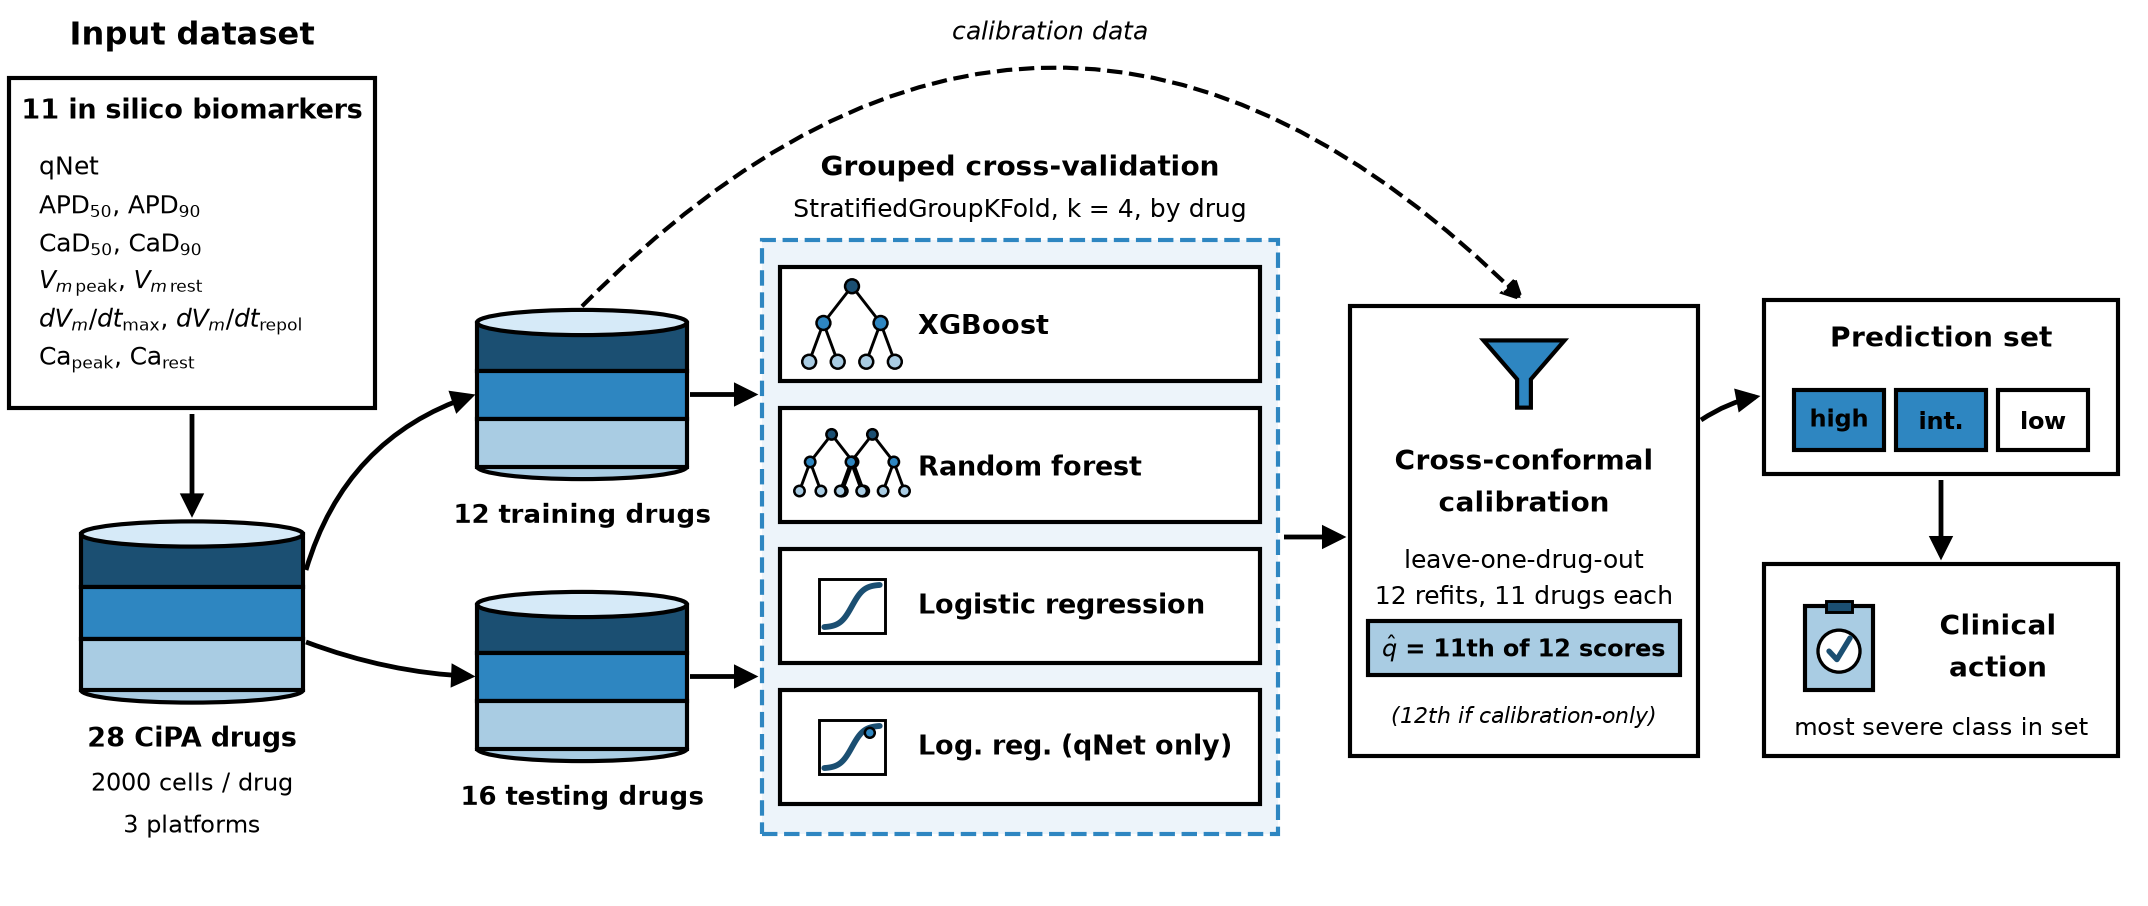

Reproduce this figure in Python.
"""Fig. 1 - Pipeline diagram, v9.

Changes vs v8
-------------
0. First classifier is now XGBoost (was: stacking RF + XGB).  The neural-net
   glyph is replaced by a single boosted-tree glyph -- one model, not an
   ensemble of two.  Everything else is byte-identical to v8.

Carried over from v7 -> v8
--------------------------
1. Cylinder captions are now placed by a helper that reserves a guaranteed
   gap below the bottom ellipse (no more "12 training drugs" touching the drum).
2. Every arrow lands on the *edge* of its target with a tangent that points
   INTO the target (no more grazing).  Feeder arrows into the CV block and
   into the calibration block are horizontal, so the head is unambiguous.
3. Vertical rhythm reworked: the two drums sit exactly in the gutters of the
   model stack, so the horizontal feeds never collide with a model box.
4. pdf.fonttype = 42 -> TrueType embedded + subsetted (IEEE PDF eXpress).
"""

import numpy as np
import matplotlib
matplotlib.use("Agg")
matplotlib.rcParams["pdf.fonttype"] = 42   # embed TrueType, not Type-3
matplotlib.rcParams["ps.fonttype"] = 42
import matplotlib.pyplot as plt
from matplotlib.patches import (FancyArrowPatch, Ellipse, Rectangle,
                                Polygon, Circle)

NAVY, MID, LITE, PALE = "#1B4F72", "#2E86C1", "#A9CCE3", "#EDF4FA"
INK = "#000000"
LW = 1.0
CYL_RY = 0.042          # semi-minor axis of the cylinder end-caps

FIG_W, FIG_H = 7.16, 3.02
fig = plt.figure(figsize=(FIG_W, FIG_H))
ax = fig.add_axes([0, 0, 1, 1])
ax.set_xlim(0, FIG_W); ax.set_ylim(0, FIG_H); ax.axis("off")


# ---------------------------------------------------------------- primitives
def cylinder(cx, cy, w, h):
    rx = w / 2
    y = cy + h / 2
    for fc, fr in ((NAVY, 0.34), (MID, 0.33), (LITE, 0.33)):
        bh = h * fr
        ax.add_patch(Rectangle((cx - rx, y - bh), w, bh, facecolor=fc,
                               edgecolor=INK, linewidth=LW, zorder=4))
        y -= bh
    ax.add_patch(Ellipse((cx, cy - h/2), w, CYL_RY*2, facecolor=LITE,
                         edgecolor=INK, linewidth=LW, zorder=3))
    ax.add_patch(Ellipse((cx, cy + h/2), w, CYL_RY*2, facecolor="#D6EAF8",
                         edgecolor=INK, linewidth=LW, zorder=6))


def sbox(x, y, w, h, fc, z=4, ls="-", lw=LW, ec=INK):
    ax.add_patch(Rectangle((x, y), w, h, facecolor=fc, edgecolor=ec,
                           linewidth=lw, linestyle=ls, zorder=z))


def txt(x, y, s, size, weight="normal", ha="center", va="center",
        ls=1.3, z=8, style="normal"):
    return ax.text(x, y, s, ha=ha, va=va, fontsize=size, color=INK,
                   fontweight=weight, linespacing=ls, zorder=z, style=style)


def caption(cx, cy, h, s, size=6.3, gap=0.07):
    """Caption under a cylinder, with a guaranteed `gap` (inches) of air."""
    y = cy - h/2 - CYL_RY - gap - 0.5 * (size / 72.0) * 1.16
    txt(cx, y, s, size, "bold")
    return y


def arrow(x0, y0, x1, y1, rad=0.0, dashed=False, lw=1.15, z=7):
    ax.add_patch(FancyArrowPatch(
        (x0, y0), (x1, y1), arrowstyle="-|>", mutation_scale=10,
        linewidth=lw, color=INK, zorder=z, shrinkA=0, shrinkB=0,
        joinstyle="miter", capstyle="butt",
        linestyle="--" if dashed else "-",
        connectionstyle=f"arc3,rad={rad}"))


# -------------------------------------------------------------------- icons
def tree_icon(cx, cy, s):
    n = [(0, 1), (-.7, .1), (.7, .1), (-1.05, -.85), (-.35, -.85),
         (.35, -.85), (1.05, -.85)]
    for a, b in ((0, 1), (0, 2), (1, 3), (1, 4), (2, 5), (2, 6)):
        ax.plot([cx+n[a][0]*s, cx+n[b][0]*s], [cy+n[a][1]*s, cy+n[b][1]*s],
                color=INK, lw=0.7, zorder=8, solid_capstyle="round")
    for (px, py), fc in zip(n, [NAVY, MID, MID, LITE, LITE, LITE, LITE]):
        ax.add_patch(Circle((cx+px*s, cy+py*s), 0.17*s, facecolor=fc,
                            edgecolor=INK, linewidth=0.6, zorder=9))


def forest_icon(cx, cy, s):
    tree_icon(cx - 0.40*s, cy, s*0.60)
    tree_icon(cx + 0.40*s, cy, s*0.60)


def boost_icon(cx, cy, s):
    """Single tree -> one boosted-tree model, not an ensemble of models.

    Drawn at ~1.4x the scale of one forest tree so that at print size the
    contrast with the Random-forest box reads as one-vs-many, not as a
    smaller copy of the same glyph.  The tree spans -0.85s..+1.0s in y, so
    nudge it down to sit optically centred inside the box.
    """
    tree_icon(cx, cy - 0.075*s, s)


def sigmoid_icon(cx, cy, s, dot=False):
    ax.add_patch(Rectangle((cx-s, cy-s*0.82), s*2, s*1.64, facecolor="white",
                           edgecolor=INK, linewidth=0.7, zorder=8))
    t = np.linspace(-0.84, 0.84, 60)
    y = 1/(1+np.exp(-5.5*t))
    ax.plot(cx+t*s, cy+(y-0.5)*1.30*s, color=NAVY, lw=1.4, zorder=9,
            solid_capstyle="round")
    if dot:
        ax.add_patch(Circle((cx+0.54*s, cy+0.43*s), 0.15*s, facecolor=MID,
                            edgecolor=INK, linewidth=0.6, zorder=10))


def funnel_icon(cx, cy, s):
    ax.add_patch(Polygon([(cx-s, cy+s*.78), (cx+s, cy+s*.78),
                          (cx+s*.17, cy-s*.18), (cx+s*.17, cy-s*.88),
                          (cx-s*.17, cy-s*.88), (cx-s*.17, cy-s*.18)],
                         closed=True, facecolor=MID, edgecolor=INK,
                         linewidth=LW, zorder=8))


def clipboard_icon(cx, cy, s):
    ax.add_patch(Rectangle((cx-s*.64, cy-s*.80), s*1.28, s*1.60,
                           facecolor=LITE, edgecolor=INK, linewidth=LW, zorder=8))
    ax.add_patch(Rectangle((cx-s*.24, cy+s*.68), s*.48, s*.22, facecolor=NAVY,
                           edgecolor=INK, linewidth=0.7, zorder=9))
    ax.add_patch(Circle((cx, cy-s*.06), s*.40, facecolor="white",
                        edgecolor=INK, linewidth=0.8, zorder=9))
    ax.plot([cx-s*.19, cx-s*.04, cx+s*.21], [cy-s*.06, cy-s*.22, cy+s*.19],
            color=NAVY, lw=1.3, zorder=10, solid_capstyle="round",
            solid_joinstyle="round")


# ============================================================ STAGE 1 : data
X1 = 0.64
txt(X1, 2.90, "Input dataset", 7.6, "bold")

BM_X, BM_W, BM_Y, BM_H = 0.03, 1.22, 1.66, 1.10
sbox(BM_X, BM_Y, BM_W, BM_H, "white")
txt(X1, 2.66, "11 in silico biomarkers", 6.4, "bold")
bl = ["qNet", r"APD$_{50}$, APD$_{90}$", r"CaD$_{50}$, CaD$_{90}$",
      r"$V_{m\,\mathrm{peak}}$, $V_{m\,\mathrm{rest}}$",
      r"$dV_m/dt_{\mathrm{max}}$, $dV_m/dt_{\mathrm{repol}}$",
      r"Ca$_{\mathrm{peak}}$, Ca$_{\mathrm{rest}}$"]
for i, b in enumerate(bl):
    txt(BM_X + 0.10, 2.46 - i*0.128, b, 5.9, ha="left")

CIPA_CY, CIPA_W, CIPA_H = 0.98, 0.74, 0.52
cylinder(X1, CIPA_CY, CIPA_W, CIPA_H)
y = caption(X1, CIPA_CY, CIPA_H, "28 CiPA drugs", 6.4)
txt(X1, y - 0.15, "2000 cells / drug", 5.8)
txt(X1, y - 0.29, "3 platforms", 5.8)

# box bottom -> top end-cap of the drum
arrow(X1, BM_Y - 0.02, X1, CIPA_CY + CIPA_H/2 + CYL_RY + 0.012)

# ======================================================== STAGE 2 : the split
X2, DRUM_W, DRUM_H = 1.94, 0.70, 0.48
TR_CY, TE_CY = 1.705, 0.765           # aligned with the gutters of stage 3
DRUM_L, DRUM_R = X2 - DRUM_W/2, X2 + DRUM_W/2

cylinder(X2, TR_CY, DRUM_W, DRUM_H)
caption(X2, TR_CY, DRUM_H, "12 training drugs", 6.3)

cylinder(X2, TE_CY, DRUM_W, DRUM_H)
caption(X2, TE_CY, DRUM_H, "16 testing drugs", 6.3)

CIPA_R = X1 + CIPA_W/2
# up-branch: leaves the right flank, arrives ~20 deg into the left flank
arrow(CIPA_R + 0.01, 1.12, DRUM_L - 0.005, TR_CY, rad=-0.26)
# down-branch: essentially horizontal
arrow(CIPA_R + 0.01, 0.88, DRUM_L - 0.005, TE_CY, rad=0.08)

# ================================================= STAGE 3 : model comparison
CX, CW = 2.60, 1.60                     # model boxes
CL, CR = CX - 0.06, CX + CW + 0.06      # dashed container
CB, CT = 0.24, 2.22
sbox(CL, CB, CR - CL, CT - CB, PALE, z=2, ls="--", lw=1.0, ec=MID)
txt((CL + CR)/2, 2.46, "Grouped cross-validation", 6.8, "bold")
txt((CL + CR)/2, 2.32, "StratifiedGroupKFold, k = 4, by drug", 5.9)

BH = 0.38
for yy, lab, kind in [(1.75, "XGBoost", "xgb"),
                      (1.28, "Random forest", "for"),
                      (0.81, "Logistic regression", "sig"),
                      (0.34, "Log. reg. (qNet only)", "sigq")]:
    sbox(CX, yy, CW, BH, "white", z=4)
    ix, iy = CX + 0.24, yy + BH/2
    if kind == "xgb":   boost_icon(ix, iy, 0.136)
    elif kind == "for": forest_icon(ix, iy, 0.170)
    elif kind == "sig": sigmoid_icon(ix, iy, 0.110)
    else:               sigmoid_icon(ix, iy, 0.110, dot=True)
    txt(CX + 0.46, iy, lab, 6.4, "bold", ha="left")

# both feeds are horizontal and land in a gutter -> unambiguous heads
arrow(DRUM_R + 0.01, TR_CY, CL - 0.012, TR_CY)
arrow(DRUM_R + 0.01, TE_CY, CL - 0.012, TE_CY)

# ================================================ STAGE 4 : conformal wrapper
S4, CF_W = 5.08, 1.16
CF_L, CF_R = S4 - CF_W/2, S4 + CF_W/2
CF_B, CF_T = 0.50, 2.00
sbox(CF_L, CF_B, CF_W, CF_T - CF_B, "white")
funnel_icon(S4, 1.78, 0.135)
txt(S4, 1.49, "Cross-conformal", 6.8, "bold")
txt(S4, 1.35, "calibration", 6.8, "bold")
txt(S4, 1.15, "leave-one-drug-out", 5.9)
txt(S4, 1.03, "12 refits, 11 drugs each", 5.9)
sbox(S4 - 0.52, 0.77, 1.04, 0.18, LITE, z=5)
txt(S4, 0.86, r"$\hat{q}$ = 11th of 12 scores", 5.7, "bold", z=6)  # <-- rank: update after pipeline re-run
txt(S4, 0.63, "(12th if calibration-only)", 5.2, style="italic")

arrow(CR + 0.02, (CB + CT)/2, CF_L - 0.012, (CB + CT)/2)

# calibration split: high arc, comes down into the top edge at ~45 deg
arrow(X2, TR_CY + DRUM_H/2 + CYL_RY + 0.012, S4, CF_T + 0.015,
      rad=-0.50, dashed=True, lw=1.0)
txt(3.50, 2.92, "calibration data", 5.9, style="italic")

# ============================================== STAGE 5 & 6 : output + action
S5, OUT_W = 6.47, 1.18
OUT_L, OUT_R = S5 - OUT_W/2, S5 + OUT_W/2

PS_B, PS_T = 1.44, 2.02
sbox(OUT_L, PS_B, OUT_W, PS_T - PS_B, "white")
txt(S5, 1.90, "Prediction set", 6.8, "bold")
for i, (lb, fc) in enumerate([("high", MID), ("int.", MID), ("low", "white")]):
    bx = S5 - 0.49 + i*0.34
    sbox(bx, 1.52, 0.30, 0.20, fc, z=5)
    txt(bx + 0.15, 1.62, lb, 5.7, "bold", z=6)

arrow(CF_R + 0.01, 1.62, OUT_L - 0.012, 1.70, rad=-0.10)

CA_B, CA_T = 0.50, 1.14
sbox(OUT_L, CA_B, OUT_W, CA_T - CA_B, "white")
clipboard_icon(OUT_L + 0.25, 0.86, 0.175)
txt(S5 + 0.19, 0.94, "Clinical", 6.8, "bold")
txt(S5 + 0.19, 0.80, "action", 6.8, "bold")
txt(S5, 0.60, "most severe class in set", 5.7)

arrow(S5, PS_B - 0.02, S5, CA_T + 0.012)

# ------------------------------------------------------------------ QA check
import os
out_dir = os.path.dirname(os.path.abspath(__file__))
out = os.path.join(out_dir, "fig1")
fig.savefig(out + ".pdf")
fig.savefig(out + ".png", dpi=300)

if __name__ == "__main__":
    fig.canvas.draw()
    inv = ax.transData.inverted()
    print(f"{'text':<40}{'x0':>7}{'x1':>7}{'y0':>7}{'y1':>7}")
    for t in ax.texts:
        bb = t.get_window_extent(fig.canvas.get_renderer())
        (x0, y0), (x1, y1) = inv.transform(bb.get_points())
        flag = "  <<< OUT OF CANVAS" if (x0 < 0 or x1 > FIG_W
                                         or y0 < 0 or y1 > FIG_H) else ""
        print(f"{t.get_text()[:38]:<40}{x0:7.3f}{x1:7.3f}"
              f"{y0:7.3f}{y1:7.3f}{flag}")
    print("saved", out)
